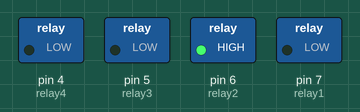
This sketch was run on a simulated Arduino Uno, built with avr-gcc and run on an emulated ATmega328P. Shown: switched loads named in the sketch (green lamp = pin HIGH).

Above: at 1.0 s.
At 3.0 s:
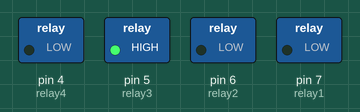
At 5.0 s:
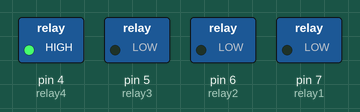
At 7.0 s:
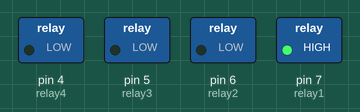
Timing chart, 0 to 10.4 s (numbered marks = the images above):
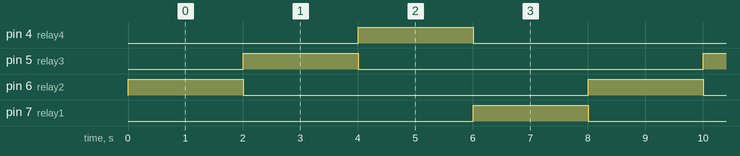

The sketch:

relay_test.ino
```cpp
/*
	ARD-RELAY TEST CODE
*/

int relay1 = 7;
int relay2 = 6;
int relay3 = 5;
int relay4 = 4;

int pause = 2000;

void setup(){
	pinMode(relay1, OUTPUT);
	pinMode(relay2, OUTPUT);
	pinMode(relay3, OUTPUT);
	pinMode(relay4, OUTPUT);
}

void loop(){

	digitalWrite(relay1, LOW);
	digitalWrite(relay2, HIGH);
	delay(pause);

	digitalWrite(relay2, LOW);
	digitalWrite(relay3, HIGH);
	delay(pause);

	digitalWrite(relay3, LOW);
	digitalWrite(relay4, HIGH);
	delay(pause);

	digitalWrite(relay4, LOW);
	digitalWrite(relay1, HIGH);
	delay(pause);

}
```

Measured:
- by itself, pin 4 (relay4), pin 5 (relay3), pin 6 (relay2), pin 7 (relay1): alternates HIGH for 2.0 s and LOW for 6.0 s
- by itself, everything shown: repeats every 8.0 s, in 4 steps
